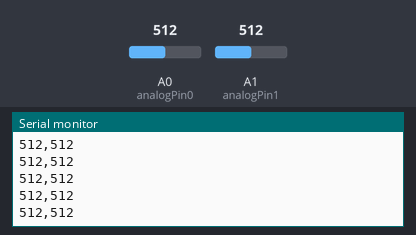
Recording of a sketch running on a simulated Arduino Uno, built with avr-gcc and run on an emulated ATmega328P. On the bench: the last lines printed to the serial monitor. The inputs (shaded band) are chosen by the test bench; at power-on: A1 (analogPin1) = 512, A0 (analogPin0) = 512.

Above: at 4.2 s.
4.3 s: A1 (analogPin1) set to 649
At 5.3 s:
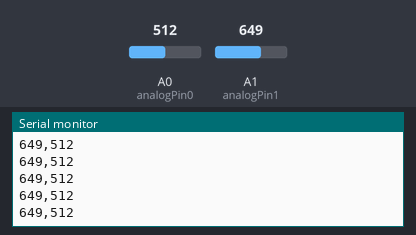
5.8 s: A1 (analogPin1) set to 666
At 6.8 s:
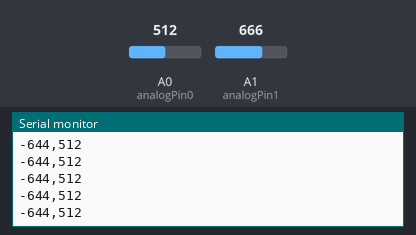
Timing chart, 0 to 8.8 s (numbered marks = the images above; inputs shaded):
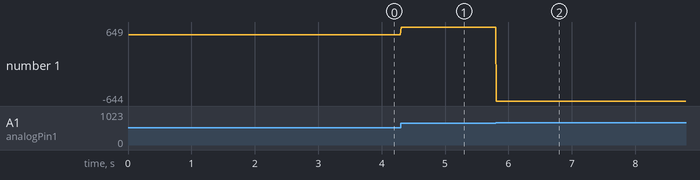

The sketch:

Bend_wired.ino
```cpp
int analogPin0 = A0;
int analogPin1 = A1;
int val0 = 0;
int val1 = 0;
int temp0 = 0;
int temp1 = 0;
int count = 0;

void setup() {
  Serial.begin(115200); // setup serial
}

void loop() {
  val0 = 0;
  count = 0;
  for(int i = 0; i < 50; i++) {
    temp0 = analogRead(analogPin0);
    if(temp0 > 100) {
      val0 += temp0;
      count ++;
    }
  }
  val0 /= count;

  val1 = 0;
  count = 0;
  for(int i = 0; i < 50; i++) {
    temp1 = analogRead(analogPin1);
    if(temp1 > 100) {
      val1 += temp1;
      count ++;
    }
  }
  val1 /= count;

  // Serial.print("510\t550\t");
  Serial.print(val1);
  Serial.print(",");
  Serial.println(val0);
}
```

Measured:
- after the input at 4.3 s, the serial monitor: prints a new line at once (image 1)
- after the input at 5.8 s, the serial monitor: prints a new line at once (image 2)
- plotted number 1: 512 → 649 after the input at 4.3 s, 649 → -644 after the input at 5.8 s
